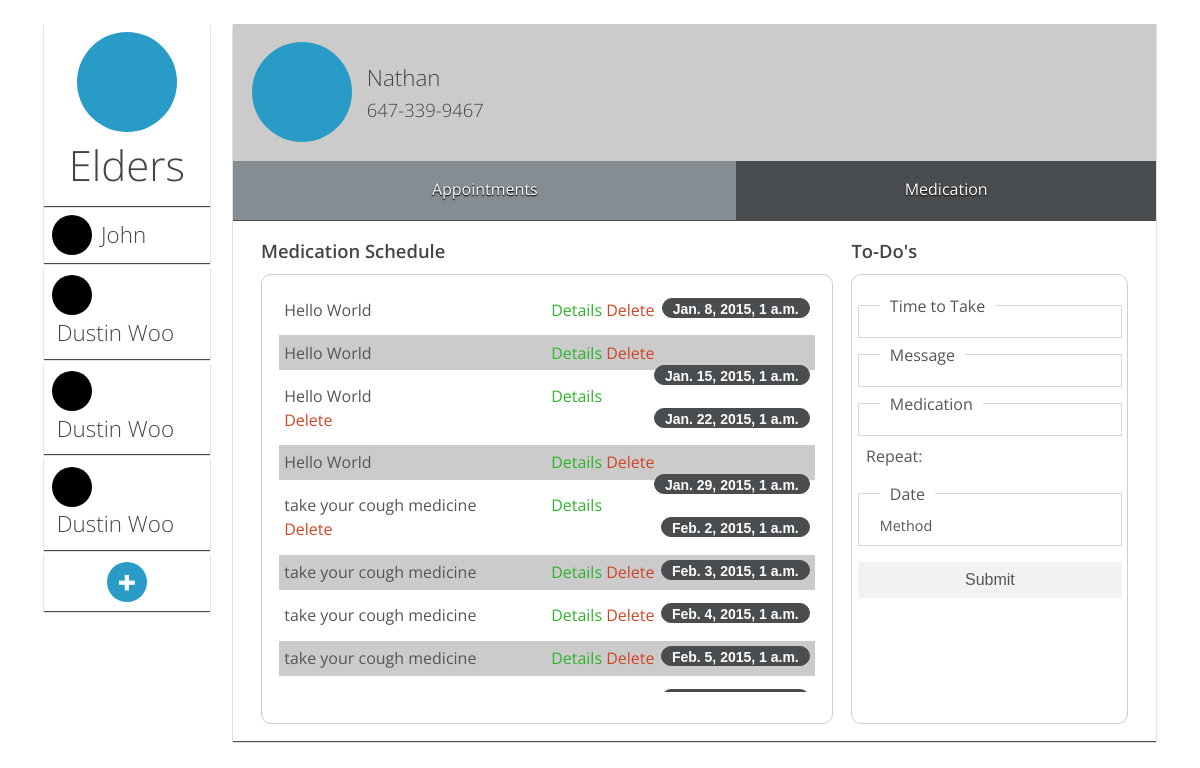
The app's page /remindr/, older data.
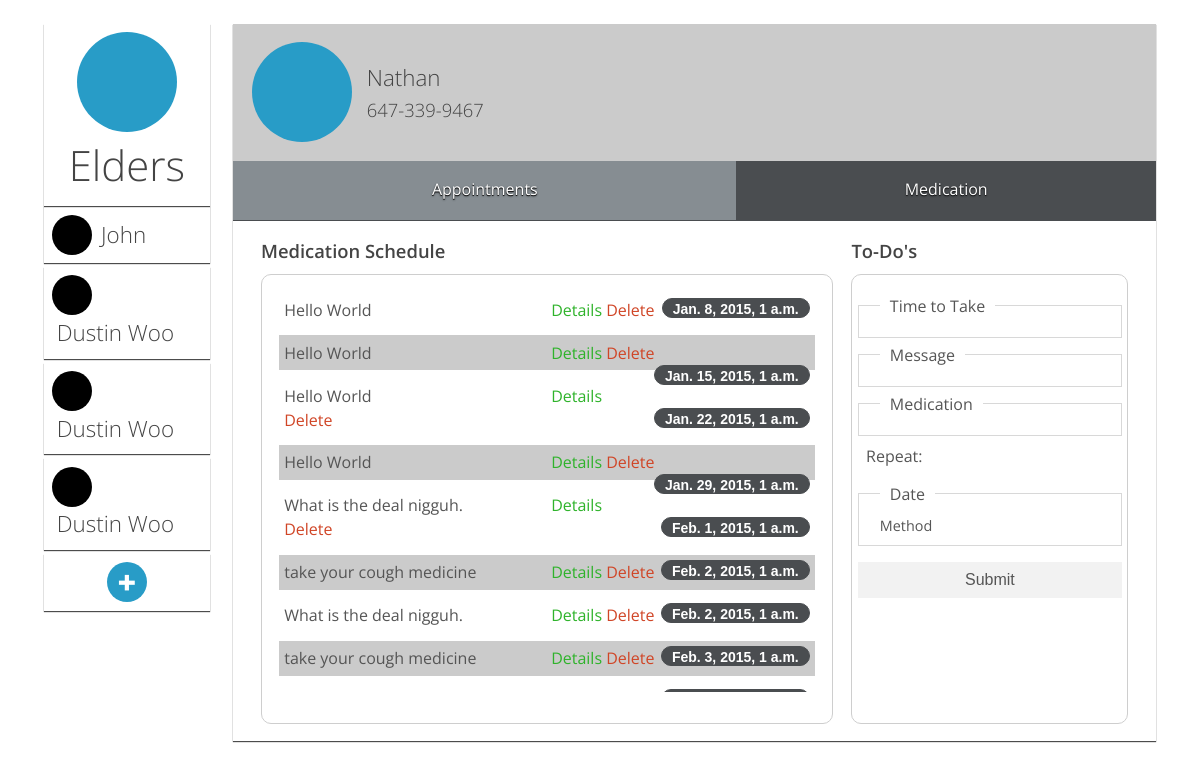
The same page, newer data.
### remindr/models.py (models this page shows, shortened)
class Senior(models.Model):
    name = models.CharField(max_length=40)
    phone_number = models.IntegerField(default=0)

class ReminderTime(models.Model):
    time_to_take = models.DateTimeField('date to take medication')
    appointment = models.ForeignKey(Appointment)
    method = models.CharField(max_length=5, default="phone")

class Appointment(models.Model):
    message = models.CharField(max_length=500)
    senior = models.ForeignKey(Senior, null=True)
    start_date = models.DateField(auto_now=True)
    end_date = models.DateField(auto_now=False, null=True)
    frequency_unit = models.CharField(default="hour", max_length=10)

### remindr/views.py (the view)
def senior_index(request):
    senior_lst = Senior.objects.all()
    reminder_lst = ReminderTime.objects.order_by('time_to_take')
    medication_lst = Medication.objects.all()
    appointment_form = AppointmentForm()
    medication_form = MedicationForm()
    senior_form = SeniorForm()
    context = {'senior_lst': senior_lst,
               'reminder_lst' : reminder_lst,
               'medication_lst' : medication_lst,
               'appointment_form' : appointment_form,
               'medication_form' : medication_form,
               'senior_form': senior_form}
    return render(request, 'remindr/index.html', context)

### remindr/templates/remindr/index.html (shortened to what this page needs)
{% load staticfiles %}
<!DOCTYPE HTML>
 <html class="no-js" lang="en" itemscope itemtype="http://schema.org/Product">
<head>
	<link rel="stylesheet" href="{% static "css/gumby.css" %}">
	<link rel="stylesheet" href="{% static "css/style.css" %}">
</head>
<body>
	<div id="container">
	<div class="row">
		<div class="two columns" id="contactMenu">
			<nav class="vertical-nav">
				<div class="contactHero">
					<div class="contactItem nohover">
						<div class="contactPhoto hero"></div>
						<h2>Elders</h2>
					</div>
				</div>
				<ul id="contactList">
                    {% for senior in senior_lst %}
                        <li class="contactListItem" id={{senior.id}}>
                            <div class="contactItem">
							<div class="valign killHeight">
							<div class="contactPhoto" id="black">&nbsp;</div>
							<div class="contactName" id={{senior.phone_number}}>
								<h3>{{ senior.name }}</h3>
							</div>
							</div>
						    </div>
                        </li>
                    {% endfor %}
                        <li class="contactListItem addSenior switch" gumby-trigger="#modal1">
                            <div class="contactItem" >
								<div class="contactPhoto addSenior">+</div>
						    </div>
                        </li>
				</ul>
			</nav>
		</div>
		<div class="ten columns">
			<div id="profileView">
				<div id="profileBanner">
					<div id="profileHeader">
						<div class="row">
							<div class="five columns">
									<div class="valign killHeight">
										<div class="contactPhoto hero">&nbsp;</div>
										<div class="contactName">
											<h3>Nathan</h3>
											<h5>647-339-9467</h5>
										</div>
									</div>
							</div>
						</div>
					</div>
					<div id="profileNavbar">
						<nav class="row navbar" id="profileNav">
							<ul class="twelve columns">
								<li class="active"><a href="#" onclick="showProfilePanel(event, '#profileAppt')">Appointments</a></li>
								<li><a href="#" onclick="showProfilePanel(event, '#profileMeds')">Medication</a></li>
							</ul>
						</nav>
					</div>
				</div>
				<div id="profileContent">
					<div class="profilePanel active" id="profileAppt">
						<div class="row">
						<div class="eight columns">
							<div class="listHeading">
								<h4>Medication Schedule</h4>
							</div>
							<div class="listContainer" id="scheduleList">
							<ul class="listGroup">
                                {% for reminder in reminder_lst %}
								<li class="{{reminder.appointment.senior.id}} reminderList">
									<div class="itemDetail">
                                        {{ reminder.appointment.message }}
									</div>
									<div class="itemInfo switch" id="{{ reminder.id }}" gumby-trigger="#reminderDetails">
										<a href="#">Details</a>
									</div>
									<div class="itemDelete">
										<a href="{% url 'remindr:delete_reminder' reminder.id %}">Delete</a>
									</div>
									<div class="itemTime info badge">
										{{ reminder.time_to_take }}
									</div>
								</li>
                                {% endfor %}
							</ul>
							</div>
						</div>
 						<div class="four columns">
							<div class="listHeading">
								<h4>To-Do's</h4>
							</div>
							<div class="listContainer formContainer" id="apptForm">
                                <form action="{% url 'remindr:add_appointment' senior_lst.0.id %}" method="post">
                                    <fieldset>
                                    	<legend>Time to Take</legend>
                                    	<ul>
                                    		<li class="field">
                                    		</li>
                                    	</ul>
                                	</fieldset>
                                	<fieldset>
                                    	<legend>Message</legend>
                                    	<ul>
                                    		<li class="field">
                                    		</li>
                                    	</ul>
                                	</fieldset>
									<fieldset>
                                    	<legend>Medication</legend>
                                    	<ul>
                                    		<li class="field">
                                    		</li>
                                    	</ul>
                                	</fieldset>
									<div id="recurringCheck">
                                    		<label for="{{appointment_form.recurring.id_for_label}}">Repeat:</label>
                                	</div>
                                	<fieldset id="repeat">
                                    	<legend>Date</legend>
                                    	<ul>
                                    		<li class="field" id="start">
                                    		</li>
                                    		<li class="field" id="reminderMethod">
                                    		<label for="{{appointment_form.reminder_method.id_for_label}}">
                                    			Method
                                    		</label>
                                    		</li>
                                    	</ul>
                                	</fieldset>
								<div class="medium default btn" id="submitBtn">
									<input type="submit" value="Submit" />
								</div>
                                </form>
							</div>
						</div>
						</div>
					</div>
				</div>
			</div>
		</div>
	</div>
	</div>
</body>
</html>

### remindr/static/css/style.css (style rules this page uses)
#container { margin: 15px 15px; }
h3 { font-size: 1.4em; }
h4 { padding-top: 0; }
body .row { max-width: 100%; }
#container { margin: 2% 2%; }
.contactItem { min-height: 30%; width: 100%; padding: 5% 5%; margin-left:auto; margin-right:auto; box-shadow: 0px 1px 1px rgba(0,0,0,0.7); cursor: pointer; }
.killHeight.valign:before { height: 0px; }
.contactPhoto { background-color: #289CC7; width: 40px; height: 40px; border-radius: 150px; -webkit-border-radius: 150px; -moz-border-radius: 150px; }
.contactPhoto#black { background-color: #000; }
.contactPhoto.addSenior { font-weight:900; font-size:2em; text-align: center; line-height: 40px; color: #fff; margin-left: auto; margin-right: auto; }
.contactName { margin-left: 3%; }
.contactHero { text-align: center; }
.contactPhoto.hero { width: 100px; height: 100px; margin-left: auto; margin-right: auto; }
#profileView { position: relative; width: 100%; min-height: 600px; width: 100%; min-height: 623px; box-shadow: 0px 1px 1px rgba(0,0,0,0.7); }
#profileBanner { width: 100%; }
#profileBanner #profileHeader { background-color: #CBCBCB; padding: 2% 2%; }
#profileBanner #profileNavbar { background-color: #F00; }
.profilePanel { display: none; padding: 0% 3%; }
.profilePanel.active { display: block; }
.gumby-no-touch .navbar ul li.active > a { background: #868d92; }
.profilePanel .listHeading h4 { font-weight: 600; font-size: 1.15em; margin-bottom: 0.5em; }
.profilePanel .listContainer { max-width: 100% !important; height: 450px; border: 1px solid; border-color: #cecece; border-radius: 10px; padding: 2% 2%; }
.profilePanel .listContainer:not(#scheduleList) { margin-bottom: 6%; }
.listContainer .listGroup { margin: 1%; height: 400px; overflow-y: auto; }
.listContainer .listGroup li { min-height: 35px; background-color: #CBCBCB; margin-bottom: 0.5em; padding: 1% 1%; }
.listContainer .listGroup li:nth-child(odd) { background-color: #fff; }
.listContainer .listGroup li > div { display: inline-block; }
.listContainer .listGroup li > div.itemTime { float: right; clear: both; right: 0; }
.listContainer .listGroup li > div.itemDetail { display: inline-block; min-width: 50%; }
.listContainer form { overflow-y: auto; height: 400px; padding-top: 0.5em; }
.listContainer form > fieldset { padding: 0; padding-left: 1.3em; margin: 0; }
.listContainer form #recurringCheck { padding-top: 0.5em; padding-left: 0.5em; }
.listContainer form #recurringCheck label, .listContainer form #recurringCheck input[type=checkbox] { display: inline-block; }
.listContainer form #repeat label { margin-bottom: 0; font-size: 0.9em; }
.listContainer form #repeat li.field { margin-bottom: 0; }
.listContainer form #submitBtn { width: 100%; margin-top: 1em; }
li.reminderList .itemInfo a { color: #2FB32B; cursor: pointer; }

Row changes from the older to the newer data that the page shows:
no longer on this page (row unchanged): ReminderTime: appointment.message "take your cough medicine", time_to_take "Feb. 4, 2015, 1 a.m."
no longer on this page (row unchanged): ReminderTime: appointment.message "take your cough medicine", time_to_take "Feb. 5, 2015, 1 a.m."
added ReminderTime: appointment.message "What is the deal nigguh.", time_to_take "Feb. 1, 2015, 1 a.m."
added ReminderTime: appointment.message "What is the deal nigguh.", time_to_take "Feb. 2, 2015, 1 a.m."
